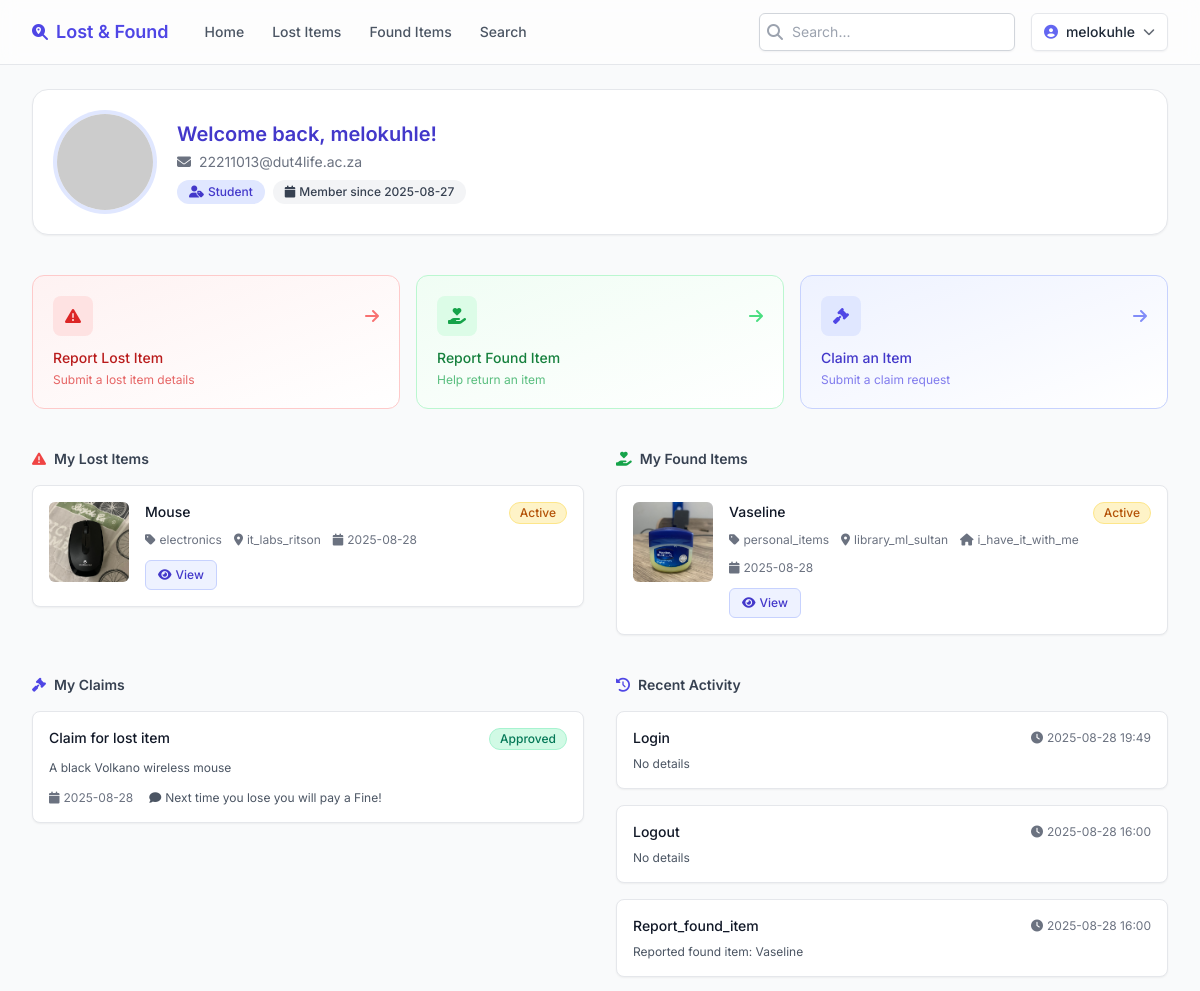
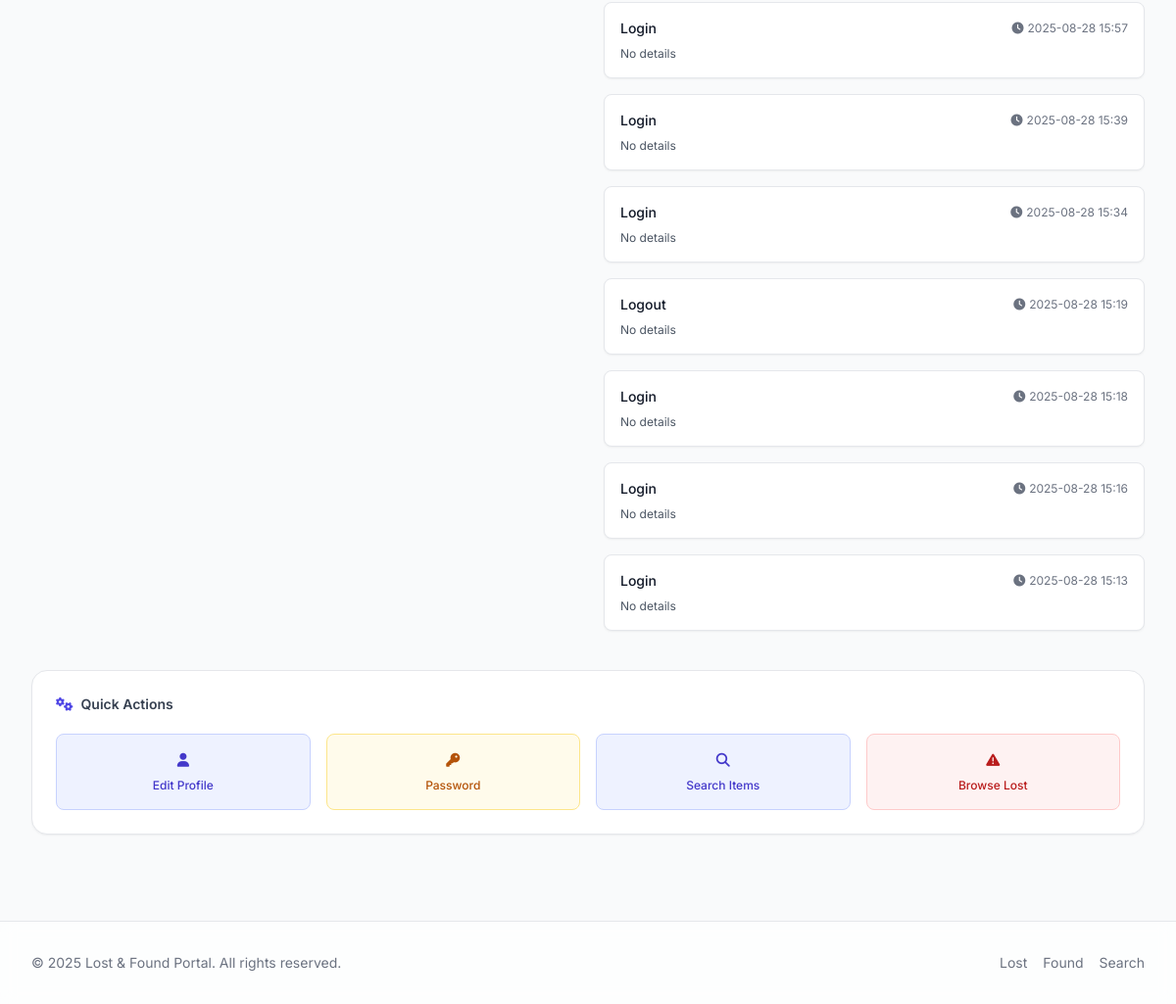
Before: /dashboard (signed in) with the older database file (2 pictures, top to bottom).
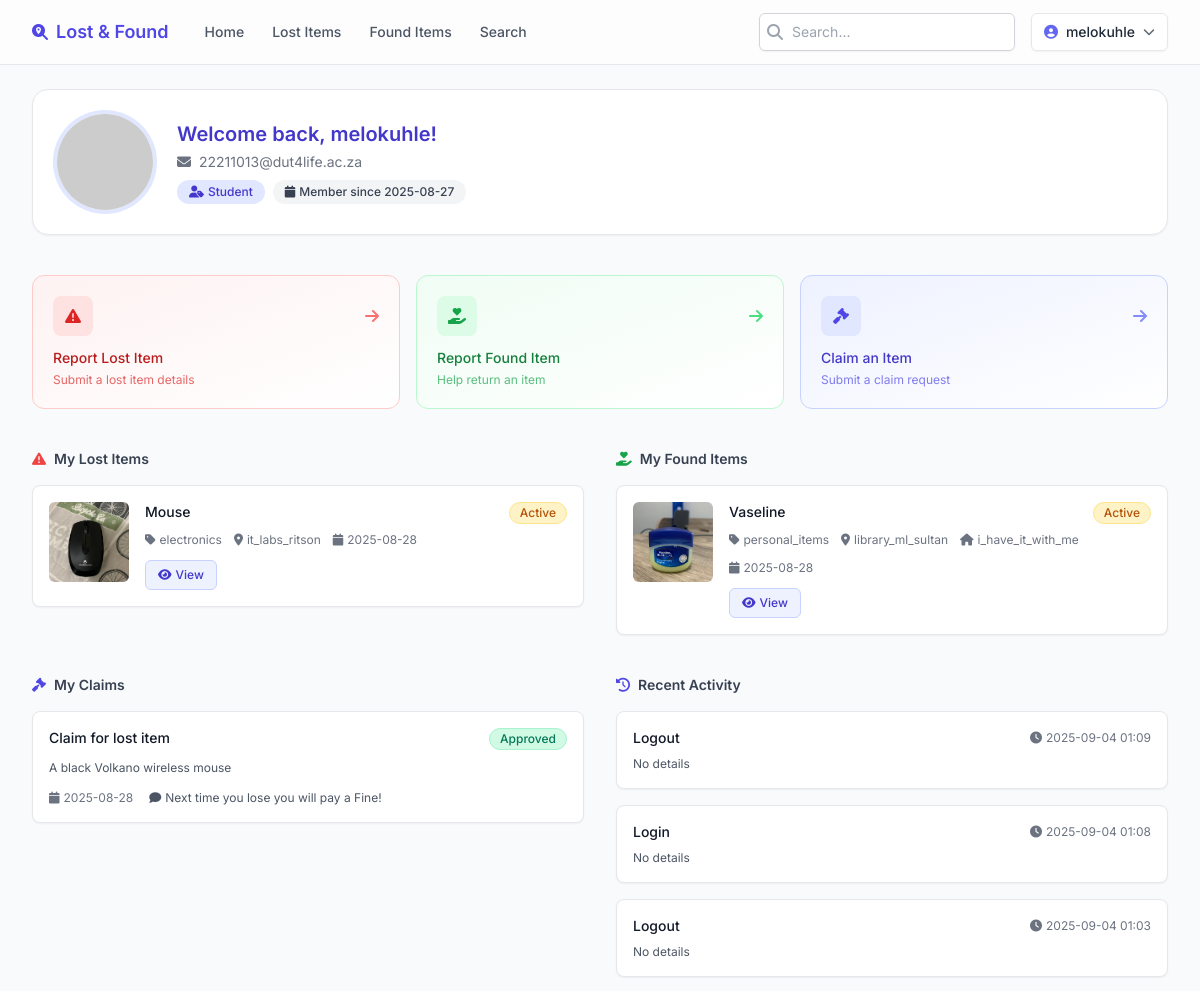
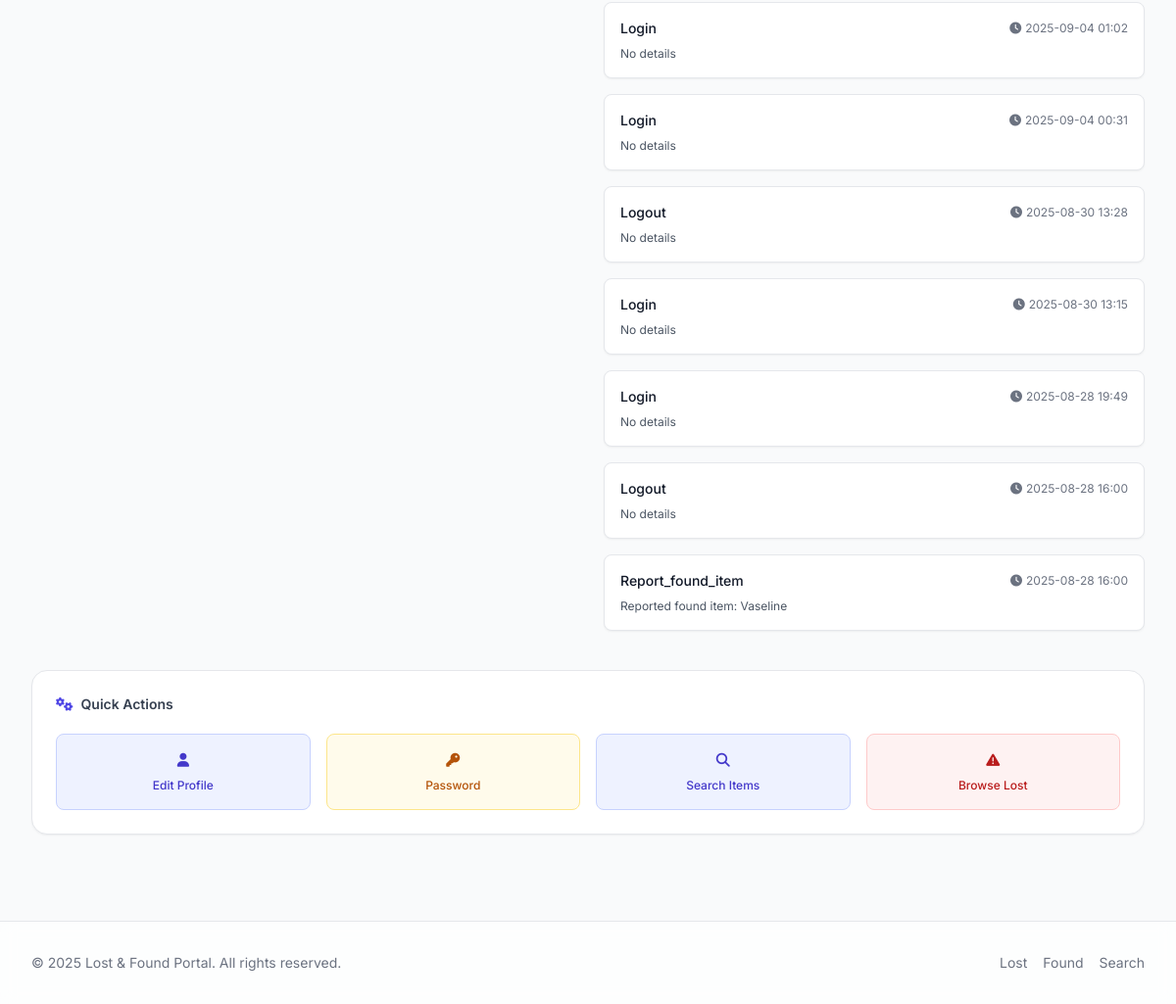
After: the same page with the newer database file (2 pictures, top to bottom).
### models.py (models this page shows)
class LostItemModel(db.Model):
    __tablename__ = 'lost items'
    id = db.Column(db.Integer, primary_key=True)
    item_name = db.Column(db.String(100), nullable=False)
    category = db.Column(db.String(50), nullable=False)
    description = db.Column(db.Text, nullable=False)
    location = db.Column(db.String(100), nullable=False)
    full_names = db.Column(db.String(100), nullable=False)
    student_number = db.Column(db.String(50), nullable=False)
    student_email = db.Column(db.String(100), nullable=False)
    photo_filename = db.Column(db.String(100), nullable=True)
    status = db.Column(db.String(20), default='active')  # 'active', 'claimed', 'expired'
    is_verified = db.Column(db.Boolean, default=False)
    created_at = db.Column(db.DateTime, default=datetime.utcnow)
    updated_at = db.Column(db.DateTime, default=datetime.utcnow, onupdate=datetime.utcnow)
    expires_at = db.Column(db.DateTime, nullable=True)

class FoundItemModel(db.Model):
    __tablename__ = 'found items'
    id = db.Column(db.Integer, primary_key=True)
    item_name = db.Column(db.String(50), nullable=False)
    category = db.Column(db.String(50), nullable=False)
    description = db.Column(db.Text, nullable=False)
    location = db.Column(db.String(100), nullable=False)
    full_names = db.Column(db.String(100), nullable=False)
    student_number = db.Column(db.String(50), nullable=False)
    student_email = db.Column(db.String(100), nullable=False)
    current_location = db.Column(db.String(100), nullable=False)
    photo_filename = db.Column(db.String(100), nullable=True)
    status = db.Column(db.String(20), default='active')  # 'active', 'claimed', 'returned', 'expired'
    is_verified = db.Column(db.Boolean, default=False)
    created_at = db.Column(db.DateTime, default=datetime.utcnow)
    updated_at = db.Column(db.DateTime, default=datetime.utcnow, onupdate=datetime.utcnow)
    expires_at = db.Column(db.DateTime, nullable=True)

class ClaimModel(db.Model):
    __tablename__= 'claims'
    id = db.Column(db.Integer, primary_key=True)
    full_names = db.Column(db.String(100), nullable=False)
    student_number = db.Column(db.String(100), nullable=False)
    student_email = db.Column(db.String(100), nullable=False)
    description = db.Column(db.Text, nullable=False)
    status = db.Column(db.String(20), default='pending')  # 'pending', 'approved', 'rejected'
    item_type = db.Column(db.String(20), nullable=False)  # 'lost' or 'found'
    item_id = db.Column(db.Integer, nullable=True)  # ID of the claimed item
    admin_notes = db.Column(db.Text, nullable=True)
    created_at = db.Column(db.DateTime, default=datetime.utcnow)
    updated_at = db.Column(db.DateTime, default=datetime.utcnow, onupdate=datetime.utcnow)
    resolved_at = db.Column(db.DateTime, nullable=True)

class UserActivity(db.Model):
    __tablename__ = 'user_activities'
    id = db.Column(db.Integer, primary_key=True)
    user_id = db.Column(db.Integer, db.ForeignKey('users.id'), nullable=False)
    action = db.Column(db.String(100), nullable=False)
    details = db.Column(db.Text, nullable=True)
    ip_address = db.Column(db.String(45), nullable=True)
    created_at = db.Column(db.DateTime, default=datetime.utcnow)
    user = db.relationship('User', backref='activities')

### app.py (the view)
@app.route('/dashboard')
@login_required
def user_dashboard():
    user_lost_items = LostItemModel.query.filter_by(
        student_email=current_user.email
    ).order_by(LostItemModel.created_at.desc()).limit(10).all()
    user_found_items = FoundItemModel.query.filter_by(
        student_email=current_user.email
    ).order_by(FoundItemModel.created_at.desc()).limit(10).all()
    user_claims = ClaimModel.query.filter_by(
        student_email=current_user.email
    ).order_by(ClaimModel.created_at.desc()).limit(10).all()
    user_activities = UserActivity.query.filter_by(
        user_id=current_user.id
    ).order_by(UserActivity.created_at.desc()).limit(10).all()
    return render_template('user_dashboard.html',
                         title='My Dashboard',
                         user_lost_items=user_lost_items,
                         user_found_items=user_found_items,
                         user_claims=user_claims,
                         user_activities=user_activities)

### __init__.py (called while the page is built)
def create_app():
    app = Flask(__name__)
    app.config.from_object(Config)
    db.init_app(app)
    login_manager.init_app(app)
    login_manager.login_view = 'login'
    login_manager.login_message = 'Please log in to access this page.'
    @login_manager.user_loader
    def load_user(user_id):
        from models import User
        return User.query.get(int(user_id))
    with app.app_context():
        import models
        db.create_all()
        from models import User
        admin_user = User.query.filter_by(username='admin').first()
        if not admin_user:
            admin_user = User(username='admin', email='admin@example.com', role='admin')
            admin_user.set_password('admin123')
            db.session.add(admin_user)
            db.session.commit()
    return app

### templates/user_dashboard.html (shortened to what the changed rows need)
{% extends "base.html" %}
{% block content %}
<div class="space-y-10">
  <div class="rounded-2xl border border-gray-200 bg-white shadow-sm p-6 flex flex-col sm:flex-row items-center gap-6">
	  <div class="flex-1 text-center sm:text-left">
		  <h1 class="text-xl font-semibold text-primary-700">Welcome back, {{ current_user.username }}!</h1>
	  </div>
  </div>
  <div class="grid lg:grid-cols-2 gap-8">
	  <div class="space-y-4">
		  <div class="flex items-center justify-between">
			  <h2 class="text-sm font-semibold text-gray-700 flex items-center gap-2"><i class="fas fa-exclamation-triangle text-red-500"></i> My Lost Items</h2>
		  </div>
		  <div class="space-y-4">
			{% if user_lost_items %}
			  {% for item in user_lost_items %}
			  <div class="rounded-lg border border-gray-200 bg-white p-4 flex gap-4 shadow-sm hover:shadow transition">
				  {% if item.photo_filename %}
				  <a href="{{ url_for('lost_item_detail', item_id=item.id) }}" class="block h-20 w-20 flex-shrink-0 overflow-hidden rounded-md bg-gray-100">
					  <img src="{{ url_for('uploaded_file', filename=item.photo_filename) }}" alt="{{ item.item_name }}" class="h-full w-full object-cover" />
				  </a>
				  {% endif %}
				  <div class="flex-1 min-w-0">
					  <div class="flex items-start justify-between gap-3">
						  <h3 class="text-sm font-medium text-gray-900 truncate">{{ item.item_name }}</h3>
						  {% set badge = 'bg-emerald-100 text-emerald-700 border-emerald-200' if item.status=='claimed' else 'bg-amber-100 text-amber-700 border-amber-200' if item.status=='active' else 'bg-gray-100 text-gray-700 border-gray-200' %}
						  <span class="inline-flex items-center rounded-full border px-2.5 py-0.5 text-xs font-medium {{ badge }}">{{ item.status|title }}</span>
					  </div>
					  <div class="mt-2 flex flex-wrap gap-3 text-xs text-gray-500">
						  <span class="inline-flex items-center gap-1"><i class="fas fa-tag"></i>{{ item.category }}</span>
						  <span class="inline-flex items-center gap-1"><i class="fas fa-map-marker-alt"></i>{{ item.location }}</span>
						  <span class="inline-flex items-center gap-1"><i class="fas fa-calendar"></i>{{ item.created_at.strftime('%Y-%m-%d') }}</span>
					  </div>
					  <div class="mt-3 flex items-center gap-3">
						  <a href="{{ url_for('lost_item_detail', item_id=item.id) }}" class="inline-flex items-center gap-1 rounded-md border border-primary-200 bg-primary-50 px-3 py-1.5 text-xs font-medium text-primary-700 hover:bg-primary-100"><i class="fas fa-eye"></i>View</a>
					  </div>
				  </div>
			  </div>
			  {% endfor %}
			{% else %}
			  <p class="text-sm text-gray-500 text-center py-6 border border-dashed border-gray-300 rounded-lg">You haven't reported any lost items yet.</p>
			{% endif %}
		  </div>
	  </div>
	  <div class="space-y-4">
		  <div class="flex items-center justify-between">
			  <h2 class="text-sm font-semibold text-gray-700 flex items-center gap-2"><i class="fas fa-hand-holding-heart text-green-600"></i> My Found Items</h2>
		  </div>
		  <div class="space-y-4">
			{% if user_found_items %}
			  {% for item in user_found_items %}
			  <div class="rounded-lg border border-gray-200 bg-white p-4 flex gap-4 shadow-sm hover:shadow transition">
				  {% if item.photo_filename %}
				  <a href="{{ url_for('found_item_detail', item_id=item.id) }}" class="block h-20 w-20 flex-shrink-0 overflow-hidden rounded-md bg-gray-100">
					  <img src="{{ url_for('uploaded_file', filename=item.photo_filename) }}" alt="{{ item.item_name }}" class="h-full w-full object-cover" />
				  </a>
				  {% endif %}
				  <div class="flex-1 min-w-0">
					  <div class="flex items-start justify-between gap-3">
						  <h3 class="text-sm font-medium text-gray-900 truncate">{{ item.item_name }}</h3>
						  {% set badge = 'bg-emerald-100 text-emerald-700 border-emerald-200' if item.status=='claimed' else 'bg-amber-100 text-amber-700 border-amber-200' if item.status=='active' else 'bg-gray-100 text-gray-700 border-gray-200' %}
						  <span class="inline-flex items-center rounded-full border px-2.5 py-0.5 text-xs font-medium {{ badge }}">{{ item.status|title }}</span>
					  </div>
					  <div class="mt-2 flex flex-wrap gap-3 text-xs text-gray-500">
						  <span class="inline-flex items-center gap-1"><i class="fas fa-tag"></i>{{ item.category }}</span>
						  <span class="inline-flex items-center gap-1"><i class="fas fa-map-marker-alt"></i>{{ item.location }}</span>
						  <span class="inline-flex items-center gap-1"><i class="fas fa-home"></i>{{ item.current_location }}</span>
						  <span class="inline-flex items-center gap-1"><i class="fas fa-calendar"></i>{{ item.created_at.strftime('%Y-%m-%d') }}</span>
					  </div>
					  <div class="mt-3 flex items-center gap-3">
						  <a href="{{ url_for('found_item_detail', item_id=item.id) }}" class="inline-flex items-center gap-1 rounded-md border border-primary-200 bg-primary-50 px-3 py-1.5 text-xs font-medium text-primary-700 hover:bg-primary-100"><i class="fas fa-eye"></i>View</a>
					  </div>
				  </div>
			  </div>
			  {% endfor %}
			{% else %}
			  <p class="text-sm text-gray-500 text-center py-6 border border-dashed border-gray-300 rounded-lg">You haven't reported any found items yet.</p>
			{% endif %}
		  </div>
	  </div>
  </div>
  <div class="grid lg:grid-cols-2 gap-8">
	  <div class="space-y-4">
		  <h2 class="text-sm font-semibold text-gray-700 flex items-center gap-2"><i class="fas fa-gavel text-primary-600"></i> My Claims</h2>
		  <div class="space-y-4">
			{% if user_claims %}
				{% for claim in user_claims %}
				<div class="rounded-lg border border-gray-200 bg-white p-4 shadow-sm hover:shadow transition">
					<div class="flex items-start justify-between gap-3">
						<h3 class="text-sm font-medium text-gray-900">Claim for {{ claim.item_type }} item</h3>
						{% set cbadge = 'bg-emerald-100 text-emerald-700 border-emerald-200' if claim.status=='approved' else 'bg-red-100 text-red-700 border-red-200' if claim.status=='rejected' else 'bg-amber-100 text-amber-700 border-amber-200' %}
						<span class="inline-flex items-center rounded-full border px-2.5 py-0.5 text-xs font-medium {{ cbadge }}">{{ claim.status|title }}</span>
					</div>
					<p class="mt-2 text-xs text-gray-600 leading-relaxed">{{ claim.description }}</p>
					<div class="mt-3 flex flex-wrap gap-4 text-xs text-gray-500">
						<span class="inline-flex items-center gap-1"><i class="fas fa-calendar"></i>{{ claim.created_at.strftime('%Y-%m-%d') }}</span>
						{% if claim.admin_notes %}<span class="inline-flex items-center gap-1 text-gray-600"><i class="fas fa-comment"></i>{{ claim.admin_notes }}</span>{% endif %}
					</div>
				</div>
				{% endfor %}
			{% else %}
				<p class="text-sm text-gray-500 text-center py-6 border border-dashed border-gray-300 rounded-lg">You haven't submitted any claims yet.</p>
			{% endif %}
		  </div>
	  </div>
	  <div class="space-y-4">
		  <h2 class="text-sm font-semibold text-gray-700 flex items-center gap-2"><i class="fas fa-history text-indigo-600"></i> Recent Activity</h2>
		  <div class="space-y-4">
			{% if user_activities %}
			  {% for activity in user_activities %}
			  <div class="rounded-lg border border-gray-200 bg-white p-4 shadow-sm hover:shadow transition">
				  <div class="flex items-center justify-between">
					  <h3 class="text-sm font-medium text-gray-900">{{ activity.action|title }}</h3>
					  <span class="text-xs text-gray-500 flex items-center gap-1"><i class="fas fa-clock"></i>{{ activity.created_at.strftime('%Y-%m-%d %H:%M') }}</span>
				  </div>
				  <p class="mt-2 text-xs text-gray-600">{{ activity.details or 'No details' }}</p>
			  </div>
			  {% endfor %}
			{% else %}
			  <p class="text-sm text-gray-500 text-center py-6 border border-dashed border-gray-300 rounded-lg">No recent activity.</p>
			{% endif %}
		  </div>
	  </div>
  </div>
  <div class="rounded-2xl border border-gray-200 bg-white shadow-sm p-6">
	  <h2 class="text-sm font-semibold text-gray-700 mb-5 flex items-center gap-2"><i class="fas fa-cogs text-primary-600"></i> Quick Actions</h2>
  </div>
</div>
{% endblock %}

Changed rows visible on the page:
no longer on this page (row unchanged): UserActivity: action "Login", created_at "2025-08-28 15:57", details "No details"
no longer on this page (row unchanged): UserActivity: action "Login", created_at "2025-08-28 15:39", details "No details"
no longer on this page (row unchanged): UserActivity: action "Login", created_at "2025-08-28 15:34", details "No details"
no longer on this page (row unchanged): UserActivity: action "Logout", created_at "2025-08-28 15:19", details "No details"
no longer on this page (row unchanged): UserActivity: action "Login", created_at "2025-08-28 15:18", details "No details"
no longer on this page (row unchanged): UserActivity: action "Login", created_at "2025-08-28 15:16", details "No details"
no longer on this page (row unchanged): UserActivity: action "Login", created_at "2025-08-28 15:13", details "No details"
added UserActivity: action "Logout", created_at "2025-09-04 01:09", details "No details"
added UserActivity: action "Login", created_at "2025-09-04 01:08", details "No details"
added UserActivity: action "Logout", created_at "2025-09-04 01:03", details "No details"
added UserActivity: action "Login", created_at "2025-09-04 01:02", details "No details"
added UserActivity: action "Login", created_at "2025-09-04 00:31", details "No details"
added UserActivity: action "Logout", created_at "2025-08-30 13:28", details "No details"
added UserActivity: action "Login", created_at "2025-08-30 13:15", details "No details"
